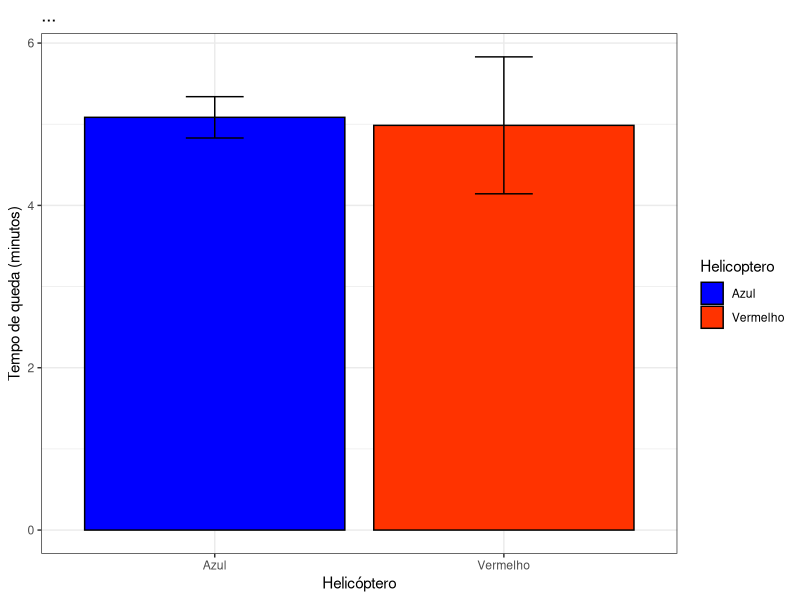

Here is the R script that generated this plot:
## ---- chunk 1
knitr::opts_chunk$set(echo = TRUE)
## ---- chunk 2
library(tidyverse)
library(tidyr)
library(dplyr)
library(ggplot2)
library(readxl)
library(magrittr)
library(readr)
library(knitr)
## ---- chunk 3
exp1<- read_xlsx("helicopter.xlsx")
str(exp1)
## ---- chunk 4
exp1 <- as.data.frame(exp1)
str(exp1)
## ---- chunk 5
head(exp1)
## ---- chunk 6
medidas.resumo <- exp1 %>% select(c(Helicoptero, Tmariana)) %>% group_by(Helicoptero) %>% summarise(Mediana = median(Tmariana), 
                                                                                                    Media = mean(Tmariana), 
                                                                                                    SD = sd(Tmariana),
                                                                                                    Min = min(Tmariana),
                                                                                                    Max= max(Tmariana),
                                                                                                    Coef.var = (SD/Media)*100)

kable(medidas.resumo, digits = 1, caption = "Tabela")
## ---- chunk 7
medidas.resumo %>% ggplot(aes(x=Helicoptero, y=Media, fill = Helicoptero)) + 
  geom_bar(stat="identity", color="black", position=position_dodge()) +
  geom_errorbar(aes(ymin=Media-SD, ymax=Media+SD), width=.2, position=position_dodge(.9), colour = "black")+
  labs(title="...", x="Helicóptero", y = "Tempo de queda (minutos)")+
  scale_fill_manual(values=c('#0000FF','#FF3300'))+
  theme_bw()
## ---- chunk 8

## ---- chunk 9

